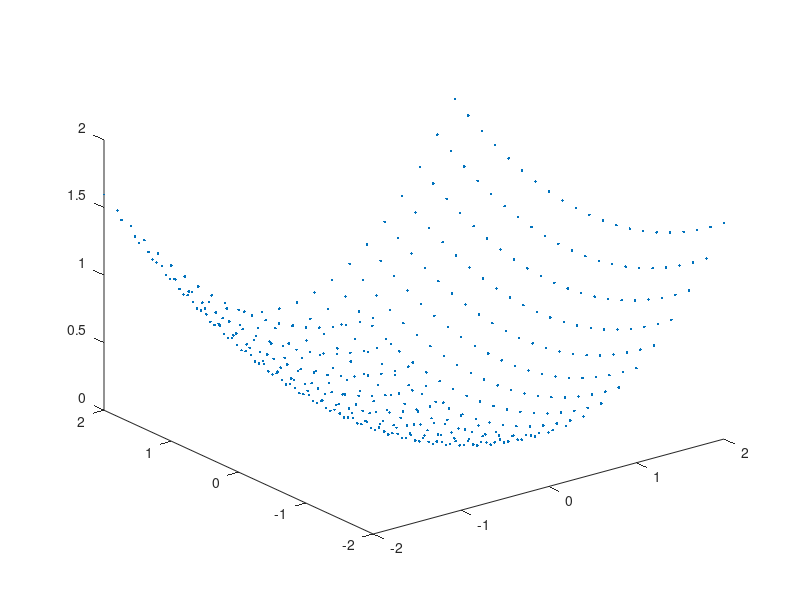

Recreate this plot in MATLAB. (Note: this script raises an error after producing the figure.)
clc
clear

% true shape parameter
shprm = [0.3 0.1];

% generate 3D points of z = 2x^2 + y^2
% n = 500;
% x = (rand(n,1) - 0.5)*4;
% y = (rand(n,1) - 0.5)*4;
x = reshape(((-10:10)'*0.2)*ones(1,21), 21*21, 1);
y = reshape((((-10:10)'*0.2)*ones(1,21))', 21*21, 1);
z = shprm(1)*x.*x + shprm(2)*y.*y;
Porigin = [x'; y'; z'];
n = size(x);
% show original points
figure(1)
plot3(Porigin(1,:), Porigin(2,:), Porigin(3,:), '.')

% rotate 
rotang = [0.3 0.7 0.5];
R = angle2dcm(rotang(1),rotang(2),rotang(3));
P = R*Porigin;
% show rotated points
figure(2)
hold off
plot3(P(1,:), P(2,:), P(3,:), 'c.')
hold on

% compute expected solution
Aexp = zeros(3,3);
Aexp(1,1) = shprm(1);
Aexp(2,2) = shprm(2);
Aexp = R*Aexp*R';
[Eevec Eeval] = eig(Aexp);
Eeval = diag(Eeval)';
Aexp

% compute mean vector
mu = mean(P,2);
% compute covariance matrix
sig = (P-mu*ones(1,n))*(P-mu*ones(1,n))';
% compute normal vector from covariance
[evec eval] = eig(sig);
eval = diag(eval)';
[abeval sidc] = sort(abs(eval), 2, 'descend');
Sevec = evec(:,sidc);
Seval = eval(sidc);
% get normal vector
% normal = Sevec(:,3);
normal = R(:,3);

% draw rotation axis
plot3([0 R(1,1)]*1, [0 R(2,1)]*1, [0 R(3,1)]*1, 'r', 'LineWidth', 2)
plot3([0 R(1,2)]*1, [0 R(2,2)]*1, [0 R(3,2)]*1, 'g', 'LineWidth', 2)
plot3([0 R(1,3)]*1, [0 R(2,3)]*1, [0 R(3,3)]*1, 'b', 'LineWidth', 2)
% draw eigenvectors
plot3([0 Sevec(1,1)]*2, [0 Sevec(2,1)]*2, [0 Sevec(3,1)]*2, 'r:')
plot3([0 Sevec(1,2)]*2, [0 Sevec(2,2)]*2, [0 Sevec(3,2)]*2, 'g:')
plot3([0 Sevec(1,3)]*2, [0 Sevec(2,3)]*2, [0 Sevec(3,3)]*2, 'b:')

% prepare constant matrices
d = 6;
F = zeros(n,d);
% F(:,1) = x.*x;
% F(:,2) = y.*y;
% F(:,3) = z.*z;
% F(:,4) = 2*x.*y;
% F(:,5) = 2*y.*z;
% F(:,6) = 2*z.*x;
F(:,1) = P(1,:)'.*P(1,:)';
F(:,2) = P(2,:)'.*P(2,:)';
F(:,3) = P(3,:)'.*P(3,:)';
F(:,4) = 2*P(1,:)'.*P(2,:)';
F(:,5) = 2*P(2,:)'.*P(3,:)';
F(:,6) = 2*P(3,:)'.*P(1,:)';


G = zeros(3,d);
G(1,1) = normal(1);
G(1,4) = normal(2);
G(1,6) = normal(3);

G(2,2) = normal(2);
G(2,4) = normal(1);
G(2,5) = normal(3);

G(3,3) = normal(3);
G(3,5) = normal(2);
G(3,6) = normal(1);

Xn = P'*normal;
zv = zeros(3,1);

% solve without CVX
M = [F'*F G'; G zeros(3,3)];
q = [F'*Xn; zeros(3,1)];
yl = M\q;
ty = yl(1:6);

'Result'
(F*ty-Xn)'*(F*ty-Xn)
G*ty

ey = zeros(6,1);
ey(1) = Aexp(1,1);
ey(2) = Aexp(2,2);
ey(3) = Aexp(3,3);
ey(4) = Aexp(1,2);
ey(5) = Aexp(2,3);
ey(6) = Aexp(1,3);

(F*ey-Xn)'*(F*ey-Xn)
G*ey


Aopt = zeros(3,3);
Aopt(1,1) = ty(1);
Aopt(2,2) = ty(2);
Aopt(3,3) = ty(3);
Aopt(1,2) = ty(4);
Aopt(2,1) = ty(4);
Aopt(2,3) = ty(5);
Aopt(3,2) = ty(5);
Aopt(3,1) = ty(6);
Aopt(1,3) = ty(6);

[evec eval] = eig(Aopt);
eval = diag(eval)';
[abeval sidc] = sort(abs(eval), 2, 'descend');
Aevec = evec(:,sidc);
Aeval = eval(sidc);

% normal'
% Aevec(:,3)'

R
Eevec
Eeval
Sevec
Seval
Aevec
Aeval


plot3([0 Aevec(1,1)]*2, [0 Aevec(2,1)]*2, [0 Aevec(3,1)]*2, 'r')
plot3([0 Aevec(1,2)]*2, [0 Aevec(2,2)]*2, [0 Aevec(3,2)]*2, 'g')
plot3([0 Aevec(1,3)]*2, [0 Aevec(2,3)]*2, [0 Aevec(3,3)]*2, 'b')


